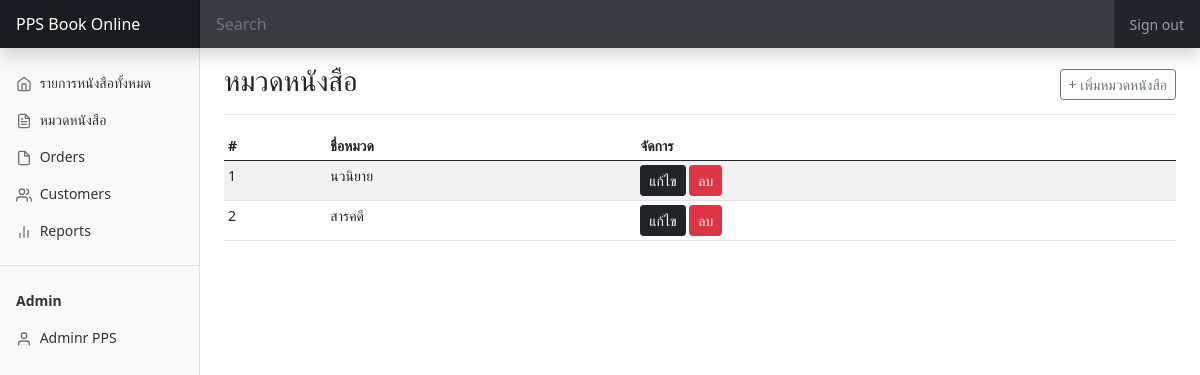
/view/category/index.php (signed in), run on the app's committed database.
### tables this page shows
CREATE TABLE `tb_book_category` (
  `id_book_cate` int(10) NOT NULL,
  `name_book_cate` varchar(350) NOT NULL,
  `id_user` int(10) NOT NULL,
  `add_date` datetime NOT NULL,
  `edit_date` datetime NOT NULL
);

### controller/category/c_list.php (called while the page is built)
<?php
$sql = "SELECT * FROM tb_book_category order by id_book_cate DESC";
$query = $mysqli->query($sql);
if($query){
    while($result = $query->fetch_assoc()){
		$rows[]=$result;
	}
}else{
	$rows = 'null';
}
?>

### view/category/index.php (the view, shortened to what this page needs)
<?php
include("../../lib/function.php");
include("../../controller/category/c_list.php");
include("../header.php");
include("../nav_menu.php");
?>
<main class="col-md-9 ms-sm-auto col-lg-10 px-md-4">
    <div class="d-flex justify-content-between flex-wrap flex-md-nowrap align-items-center pt-3 pb-2 mb-3 border-bottom">
        <h3>หมวดหนังสือ</h3>
        <div class="btn-toolbar mb-2 mb-md-0">
            <a href="add.php" class="btn btn-sm btn-outline-secondary">
                + เพิ่มหมวดหนังสือ
            </a>
        </div>
    </div>
    <div class="table-responsive">
        <table class="table table-striped table-sm">
            <thead>
                <tr>
                    <th scope="col">#</th>
                    <th scope="col">ชื่อหมวด</th>
                    <th scope="col">จัดการ</th>
                </tr>
            </thead>
            <tbody>
                <?php
                $no = 1;
                if (isset($rows) and $rows) {
                    foreach ($rows as $mydata) {
                ?>
                        <tr>
                            <td><?php echo $no++; ?></td>
                            <td><?php echo $mydata['name_book_cate']; ?></td>
                            <td>
                                <a href="edit.php?id=<?php echo $mydata['id_book_cate'] ?>" class="btn btn-sm btn-dark">แก้ไข</a>
                                <a href="../../controller/category/c_delete.php?id=<?php echo $mydata['id_book_cate'] ?>" class="btn btn-sm btn-danger"
                                onClick="return confirm('คุณต้องการที่จะลบข้อมูลนี้หรือไม่?, หนังสือจะถูกอัพเดทเป็นไม่มีหมวด');">ลบ</a>
                            </td>
                        </tr>
                    <?php }
                } else {
                    ?>
                    <tr>
                        <td colspan='3' align="center"> No Record.</td>
                    </tr>
                <?php } ?>
            </tbody>
        </table>
    </div>
</main>
<?php
include("../footer.php");
?>

### assets/css/dashboard.css (style rules this page uses)
body { font-size: .875rem; }

### data on the page
tb_book_category: name_book_cate "นวนิยาย"
tb_book_category: name_book_cate "สารคดี"

### other printed values
$_SESSION['name_admin'] "Adminr"
$_SESSION['lastname_admin'] "PPS"
